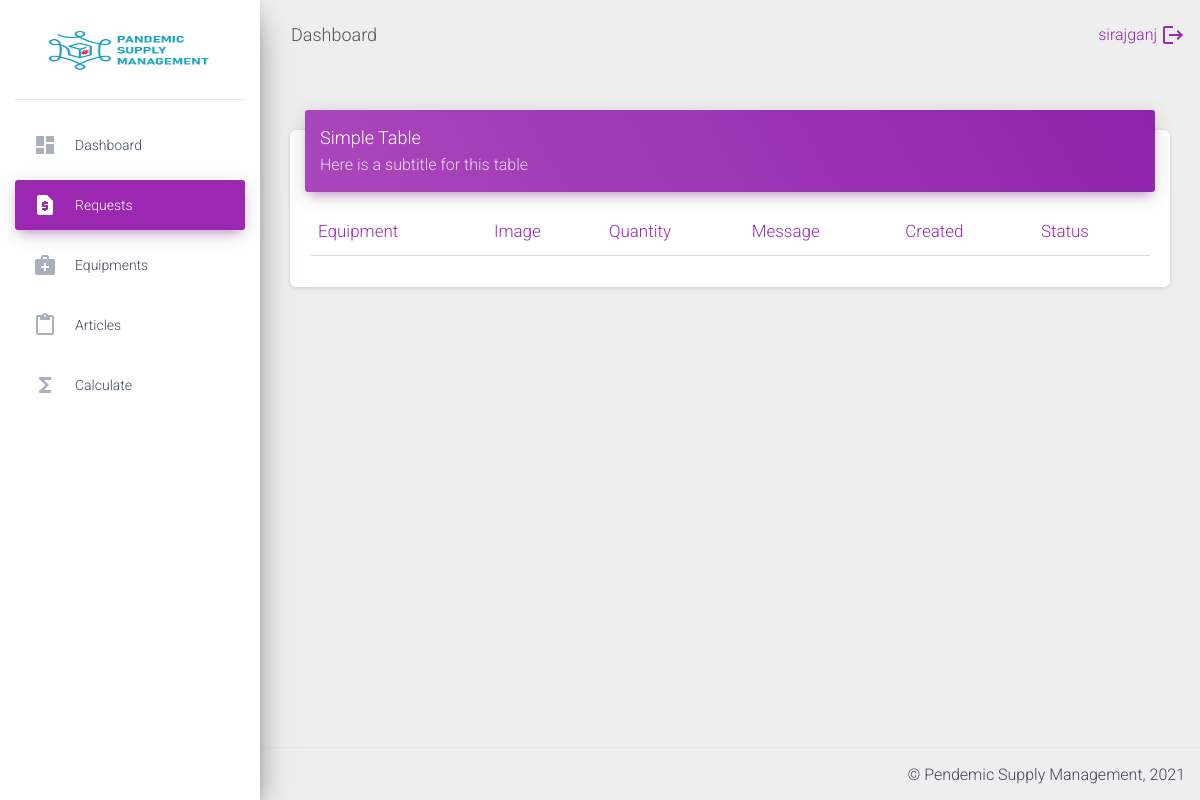
Page /requests/ (signed in) on the earlier database version.
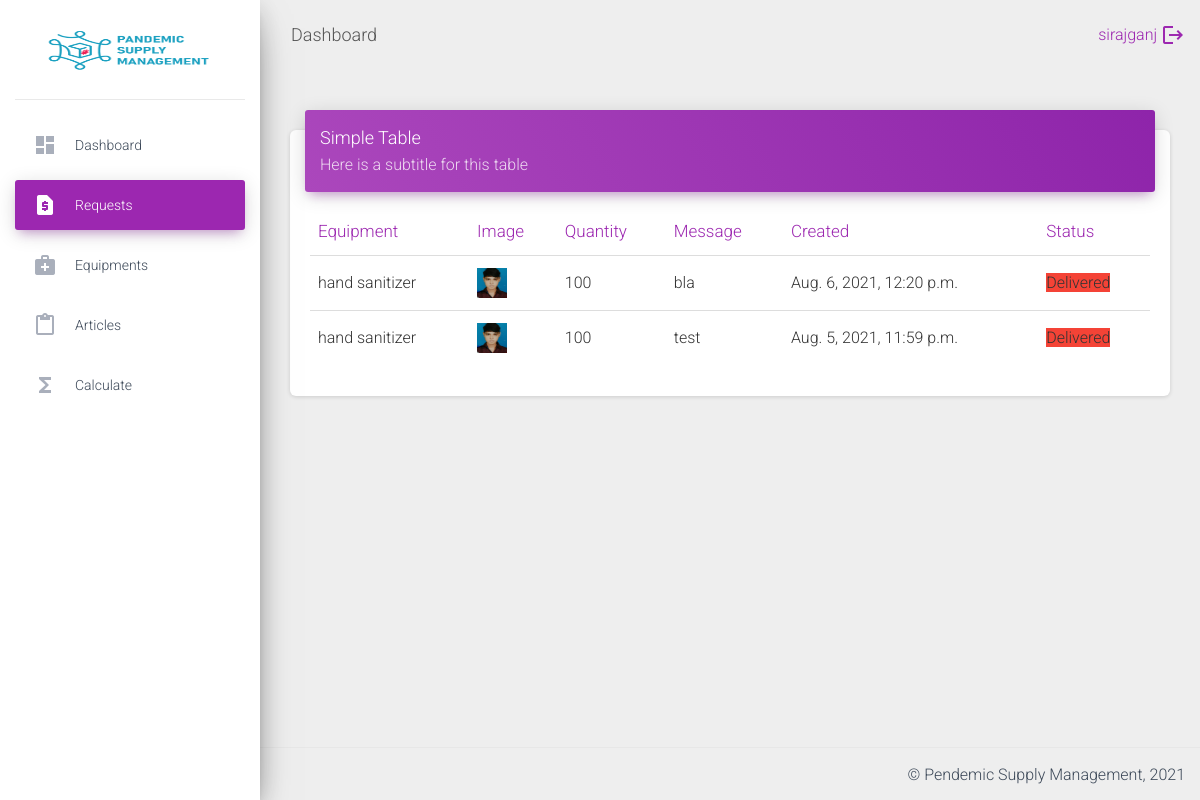
Same page on the later database version.
### stocks/models.py (models this page shows, shortened)
class Request(models.Model):
    user = models.ForeignKey(settings.AUTH_USER_MODEL,
                             on_delete=models.CASCADE)
    equipment = models.ForeignKey(Equipment, on_delete=models.CASCADE)
    quantity = models.IntegerField()
    message = models.TextField(null=True,blank=True)
    status   = models.CharField(max_length=10,default='p',choices=(('p','Pending'),('a','Accepted'),('d','Delivered'),('c','Cancelled')))
    created = models.DateTimeField(auto_now_add=True)
    class Meta:
        verbose_name = '  Equipment Request'
        ordering = ['-created']
    @mark_safe
    def image_tag(self):
        if self.equipment.image:
            return '<a href="{}"><img src="{}" style="width: 30px; height:30px;" /></a>'.format(self.equipment.image.url, self.equipment.image.url)
        else:
            return 'No Image Found'
    image_tag.short_description = 'Image'

class Equipment(models.Model):
    name = models.CharField(max_length=100, unique=True)
    image = models.ImageField(upload_to="equipment_img")
    class Meta:
        verbose_name = ' Equipment'
    @mark_safe
    def image_tag(self):
        if self.image:
            return '<a href="{}"><img src="{}" style="width: 30px; height:30px;" /></a>'.format(self.image.url, self.image.url)
        else:
            return 'No Image Found'
    image_tag.short_description = 'Image'

### dashboard/views/requests.py (the view)
# urls.py: path('requests/',ReqeustListCreateView.as_view(),name='requests'),
class ReqeustListCreateView(LoginRequiredMixin,ListView):
    login_url ='login'
    template_name='requests.html'
    queryset = Request.objects.all()
    def get_context_data(self, **kwargs):
        context= super().get_context_data(**kwargs)
        context['object_list']=Request.objects.filter(user=self.request.user)
        return context

### templates/requests.html
{% extends 'base.html' %}
{% block body %}
 <div class="row">
            <div class="col-md-12">
              <div class="card">
                <div class="card-header card-header-primary">
                  <h4 class="card-title ">Simple Table</h4>
                  <p class="card-category"> Here is a subtitle for this table</p>
                </div>
                <div class="card-body">
                  <div class="table-responsive">
                    <table class="table">
                      <thead class=" text-primary">
                        <th>
                          Equipment
                        </th>
                        <th>
                          Image
                        </th>
                        <th>
                          Quantity
                        </th>
                        <th>
                          Message
                        </th>
                        <th>
                          Created
                        </th>
                        <th>
                          Status
                        </th>
                      </thead>
                      <tbody>
                      {% for object in object_list %}
                        <tr>
                          <td>
                            {{object.equipment.name}}
                          </td>
                          <td>
                            <img height="30" width="30" src="{{object.equipment.image.url}}"/>
                          </td>
                          <td>
                            {{object.quantity}}
                          </td>
                          <td>
                            {{object.message}}
                          </td>
                          <td>
                           {{object.created}}
                          </td>
                          <td> <span class="bg-danger ws-700">  {{object.get_status_display}}</span> </td>
                        </tr>
                      {% endfor %}
                      </tbody>
                    </table>
                  </div>
                </div>
              </div>
            </div>
          </div>
{% endblock body%}

### templates/base.html (shortened to what this page needs)
{% load static %}
<!DOCTYPE html>
<html lang="en">
  <head>
    <link
      rel="stylesheet"
      href="https://maxcdn.bootstrapcdn.com/font-awesome/latest/css/font-awesome.min.css"
    />
    <link
      href="{% static 'css/material-dashboard.min.css'%}"
      rel="stylesheet"
    />
  </head>
  <body class="">
    <div class="wrapper">
      <div
        class="sidebar"
        data-color="purple"
        data-background-color="white"
        data-image="../assets/img/sidebar-1.jpg"
      >
        <div class="logo text-center">
          <img
            height="70"
            width="170"
            src="{% static 'img/logo.png' %}"
            alt=""
          />
        </div>
        <div class="sidebar-wrapper">
          {% with request.resolver_match.url_name as url_name %}
          <ul class="nav">
            <li class="nav-item {% if url_name == 'dashboard' %}active {% endif %}">
              <a class="nav-link" href="{% url 'dashboard' %}">
                <i class="material-icons">dashboard</i>
                <p>Dashboard</p>
              </a>
            </li>
            <li class="nav-item {% if url_name == 'requests' %}active {% endif %}">
              <a class="nav-link" href="{% url 'requests' %}">
                <i class="material-icons">request_page</i>
                <p>Requests</p>
              </a>
            </li>
            <li class="nav-item {% if url_name == 'equipments' %}active {% endif %}">
              <a class="nav-link" href="{% url 'equipments' %}">
                <i class="material-icons">medical_services</i>
                <p>Equipments</p>
              </a>
            </li>
            <li class="nav-item {% if url_name == 'articles' %}active {% endif %}">
              <a class="nav-link" href="{% url 'articles' %}">
                <i class="material-icons">content_paste</i>
                <p>Articles</p>
              </a>
            </li>
            <li class="nav-item {% if url_name == 'calculate' %}active {% endif %}">
              <a class="nav-link" href="{% url 'calculate' %}">
                <i class="material-icons">functions</i>
                <p>Calculate</p>
              </a>
            </li>
          </ul>
           {% endwith %}
        </div>
      </div>
      <div class="main-panel">
        <nav
          class="
            navbar navbar-expand-lg navbar-transparent navbar-absolute
            fixed-top
          "
        >
          <div class="container-fluid">
            <div class="navbar-wrapper">
              <a class="navbar-brand" href="javascript:;">Dashboard</a>
            </div>
            <div class="collapse navbar-collapse justify-content-end">
              <ul class="navbar-nav">
              <a href="{% url 'logout' %}">
              {{request.user.username}}
                    <i class="material-icons">logout</i>
                  </a>
              </ul>
            </div>
          </div>
        </nav>
        <div class="content">
          <div class="container-fluid">
            {% block body %}
            {% endblock body %}
          </div>
        </div>
        <footer class="footer">
          <div class="container-fluid">
            <div class=" float-right">
              &copy;
              Pendemic Supply Management,
            </div>
          </div>
        </footer>
      </div>
    </div>
  </body>
</html>

Differences in the rows shown:
added Request: equipment.name "hand sanitizer", equipment.image (picture), quantity "100", message "bla", created "Aug. 6, 2021, 12:20 p.m.", status "Delivered"
now on this page (row edited): Request: equipment.name "hand sanitizer", equipment.image (picture), quantity "100", message "test", created "Aug. 5, 2021, 11:59 p.m.", status "Delivered"
